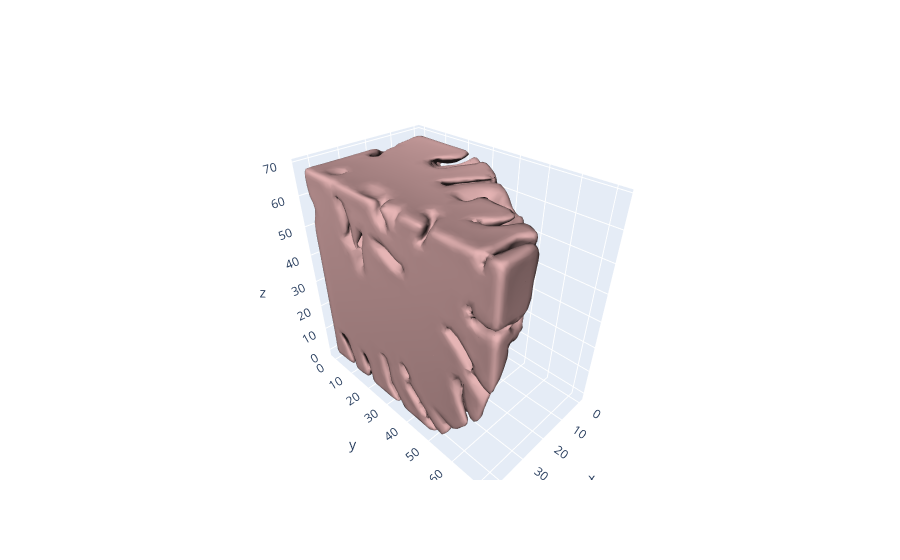

The cell this chart's notebook holds for it:
### Code cell
im2[im2==0] = 10
im2[im2!=10] =0
input_vol = aims.Volume(im2)
cld.draw_as_mesh(input_vol)

### Figure 1 — Plotly figure (JSON) as saved in the notebook; plotly's stock layout.template omitted (floating-point values rounded to 4 significant figures; data arrays with more than 128 entries replaced by an {"elided": "..."} marker saying what was removed)
{"data": [{"color": "rgb(255,200,200)", "i": {"elided": "35306 int values"}, "j": {"elided": "35306 int values"}, "k": {"elided": "35306 int values"}, "lighting": {"ambient": 0.1}, "lightposition": {"x": 0, "y": 0, "z": 0}, "name": "trace 0", "opacity": 1, "type": "mesh3d", "x": {"elided": "17319 float values"}, "y": {"elided": "17319 float values"}, "z": {"elided": "17319 float values"}}], "layout": {"legend": {"itemsizing": "constant"}}}
